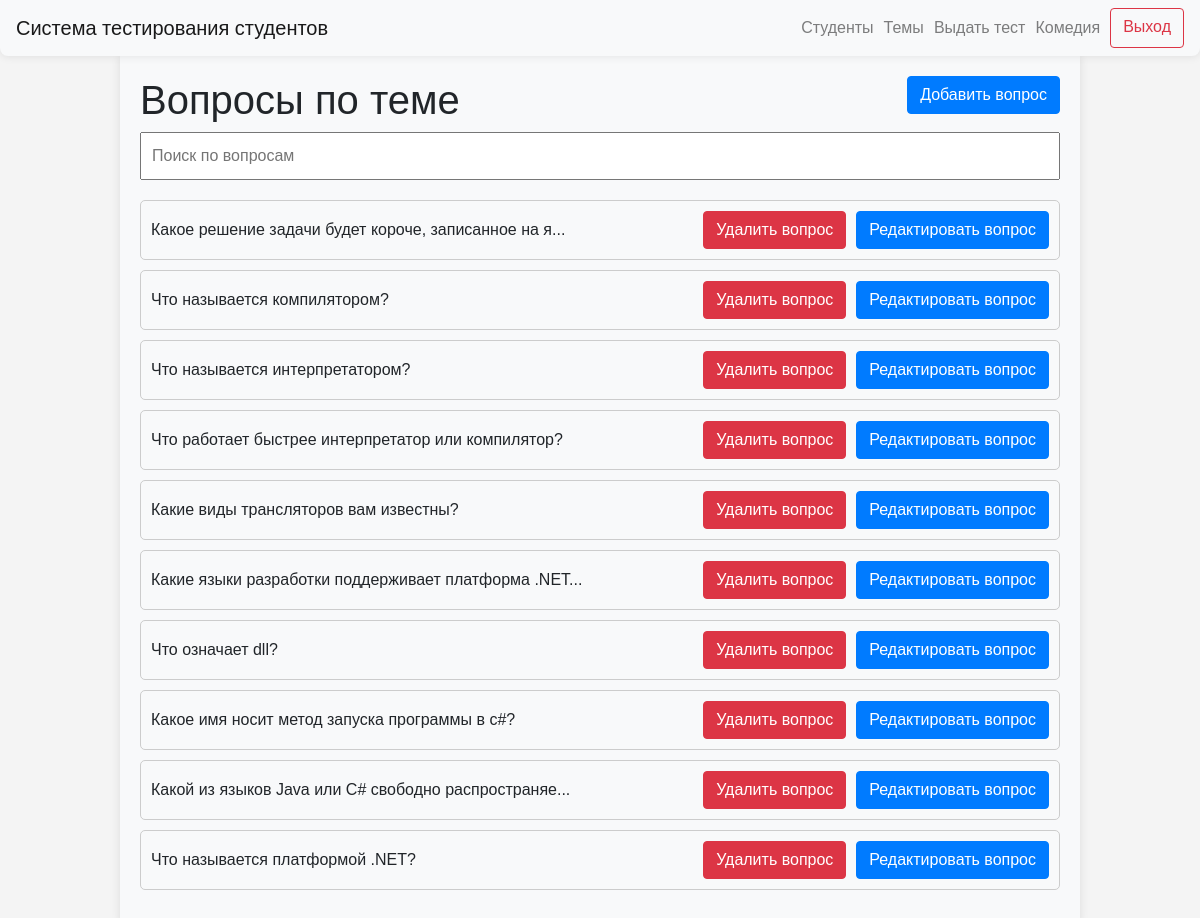
Page /questions/2 (signed in) on the committed database.
### data/users.py (models this page shows)
class User(SqlAlchemyBase, UserMixin, SerializerMixin):
    __tablename__ = "users"
    id = sqlalchemy.Column(
        sqlalchemy.Integer,
        primary_key=True,
        autoincrement=True,
    )
    name = sqlalchemy.Column(
        sqlalchemy.String,
        nullable=True,
    )
    group_id = sqlalchemy.Column(
        sqlalchemy.Integer,
        sqlalchemy.ForeignKey(
            "groups.id",
            ondelete="CASCADE",
        ),
        nullable=False,
    )
    date_of_birth = sqlalchemy.Column(
        sqlalchemy.Date,
        nullable=False,
    )
    user_level = sqlalchemy.Column(
        sqlalchemy.String,
        default="student",
    )

### data/questions.py (models this page shows)
class Question(SqlAlchemyBase, UserMixin, SerializerMixin):
    __tablename__ = "questions"
    id = sqlalchemy.Column(sqlalchemy.Integer,
                           primary_key=True, autoincrement=True)
    text = sqlalchemy.Column(sqlalchemy.String, nullable=True)
    topic_id = sqlalchemy.Column(sqlalchemy.Integer, sqlalchemy.ForeignKey("topics.id"), nullable=True)

### server.py (the view)
@app.route("/questions/<int:topic_id>")
@login_required
def questions(topic_id):
    if current_user.user_level == "admin":
        db_sess = db_session.create_session()
        question_list = (
            db_sess.query(Question)
            .filter(
                Question.topic_id == topic_id,
            )
            .order_by(desc(Question.id))
            .all()
        )
        print(question_list)
        return render_template("questions.html", title="Вопросы по теме", questions=question_list, topic_id=topic_id)
    abort(403)

### data/db_session.py (called while the page is built)
def create_session() -> Session:
    global __factory
    return __factory()

### server.py (called while the page is built)
@login_manager.user_loader
def load_user(user_id):
    db_sess = db_session.create_session()
    return db_sess.query(User).get(user_id)

### templates/questions.html (shortened to what this page needs)
{% extends "base.html" %}
{% block content %}
<body>
<h1>Вопросы по теме<a type="button" class="btn btn-primary" style="float: right;" href="/add_question/{{ topic_id }}">Добавить
    вопрос</a>
</h1>
<input type="text" id="searchInput" onkeyup="searchTests()" placeholder="Поиск по вопросам">
<ul id="testList">
    {% for question in questions %}
    <li class="testItem">{% if question.text|length > 50 %}{{ question.text[:50] + "..." }}{% else %}{{ question.text }}{% endif %}
        <div class="buttons-container"><a type="button" class="btn btn-danger"
                                          href="/delete_question/{{ topic_id }}/{{ question.id }}">Удалить вопрос</a> <a
                type="button" class="btn btn-primary"
                href="/edit_question/{{ topic_id }}/{{ question.id }}">Редактировать
            вопрос</a></div>
    </li>
    {% endfor %}
</ul>
</body>
{% endblock %}

### templates/base.html (shortened to what this page needs)
<!doctype html>
<html lang="en">
<head>
    <link rel="stylesheet"
          href="https://stackpath.bootstrapcdn.com/bootstrap/4.4.1/css/bootstrap.min.css"
>
    <link rel="stylesheet" type="text/css" href="../static/css/style.css">
</head>
<body>
<header>
    <nav class="navbar navbar-light bg-light custom-navbar">
        <a class="navbar-brand" href="/">Система тестирования студентов</a>
        {% if current_user.is_authenticated %}
        <div class="d-flex flex-row-reverse">
            <a class="btn btn-outline-danger spaced-element" style="margin-left: 10px; text-align: center;"
               href="/logout">Выход</a>
            {% if current_user.user_level == 'admin' %}
            <a class="navbar-text" style="margin-left: 10px; text-align: center;">{{ current_user.name }}</a>
            <a class="navbar-text" style="margin-left: 10px; text-align: center;" href="/select_group_for_test">Выдать тест</a>
            <a class="navbar-text" style="margin-left: 10px; text-align: center;" href="/topics">Темы</a>
            <a class="navbar-text" style="margin-left: 10px; text-align: center;" href="/groups">Студенты</a>
            {% else %}
            <a class="navbar-text" style="margin-left: 10px; text-align: center;" href="{{ url_for('personal_cabinet', user_id=current_user.id) }}">{{ current_user.name }}</a>
            {% endif %}
        </div>
        {% endif %}
    </nav>
</header>
<main role="main" class="container">
    {% block content %}
    {% endblock %}
</main>
</body>
</html>

### static/css/style.css (style rules this page uses)
body { font-family: Arial, sans-serif; margin: 0; padding: 0; background-color: #f4f4f4; }
.custom-navbar { margin: 0 auto; background-color: #f8f9fa; border-radius: 0 0 8px 8px; box-shadow: 0 0 10px rgba(0,0,0,0.1); }

### templates/questions.html (style rules this page uses)
body { font-family: Arial, sans-serif; margin: 0; padding: 0; background-color: #f4f4f4; }
.container { width: 80%; margin: 0 auto; padding: 20px; background-color: #f8f9fa; border-radius: 0 0 8px 8px; box-shadow: 0 0 10px rgba(0,0,0,0.1); }
#searchInput { width: 100%; padding: 10px; margin-bottom: 20px; font-size: 16px; }
#testList { list-style-type: none; padding: 0; }
.testItem { border: 1px solid #ccc; border-radius: 5px; padding: 10px; margin-bottom: 10px; }
.testItem { display: flex; justify-content: space-between; align-items: center; border: 1px solid #ccc; border-radius: 5px; padding: 10px; margin-bottom: 10px; }
.testItem a { margin-left: auto; }
.buttons-container { display: flex; gap: 10px; }

### rows in the picture
User: name "Комедия"
Question: text "Какое решение задачи будет короче, записанное на я..."
Question: text "Что называется компилятором?"
Question: text "Что называется интерпретатором?"
Question: text "Что работает быстрее интерпретатор или компилятор?"
Question: text "Какие виды трансляторов вам известны?"
Question: text "Какие языки разработки поддерживает платформа .NET..."
Question: text "Что означает dll?"
Question: text "Какое имя носит метод запуска программы в c#?"
Question: text "Какой из языков Java или C# свободно распространяе..."
Question: text "Что называется платформой .NET?"
